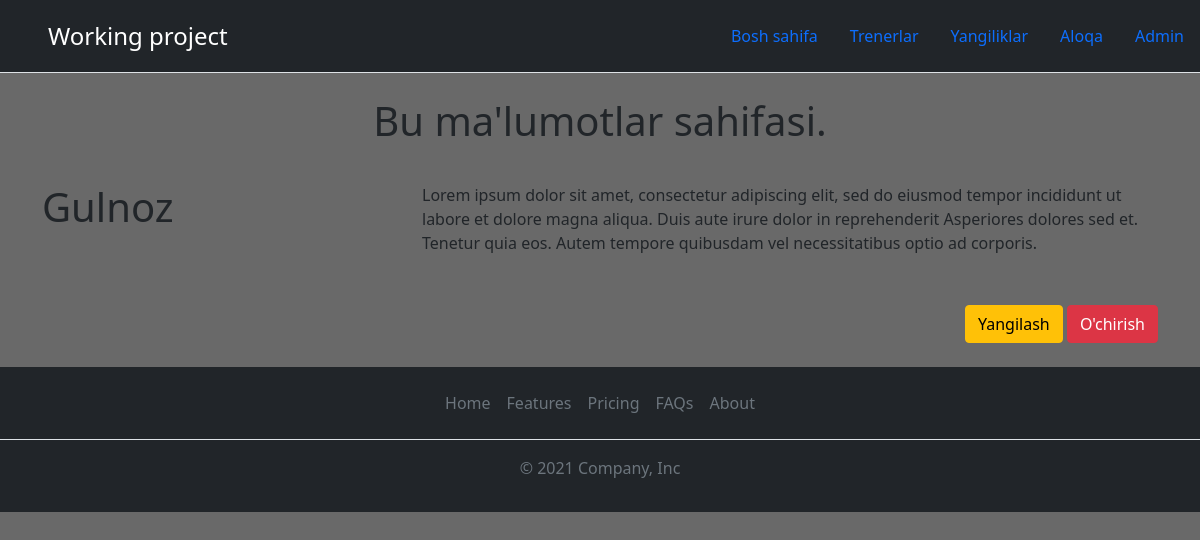
Page /leads/3/ on the committed database.
### leads/models.py (models this page shows, shortened)
class Lead(models.Model):
    familiyasi = models.CharField(max_length=20)
    ismi = models.CharField(max_length=20)
    yoshi = models.IntegerField(default=0)
    full = models.TextField()
    agent = models.ForeignKey("Agent", on_delete=models.CASCADE)

### leads/views.py (the view)
def leads_detail(request, pk):
    lead = get_object_or_404(models.Lead, id=pk)
    context = {
        "lead": lead
    }
    return render(request, "details.html", context)

### template/details.html (shortened to what this page needs)
{% extends "layout.html" %}
{% block content %}
<div class="container">
  <h1 class="text-center" style="padding-bottom: 30px;">Bu ma'lumotlar sahifasi. </h1>
  <div class="row">
    <div class="col-4">
     <h1> {{lead.failiyasi}} {{lead.ismi}}</h1>
    </div>
    <div class="col-8">
      {{lead.full}}
      <div style="float: right; padding-top: 50px;">
        <a href="/{{ lead.pk }}/update" class="btn btn-warning">Yangilash</a>
        <a href="/{{ lead.pk }}/delete" class="btn btn-danger">O'chirish</a>
      </div>
    </div>
  </div>
</div>
{% endblock content %}

### static/css/style.css (style rules this page uses)
body { background-color:dimgray; }

### rows in the picture
Lead: ismi "Gulnoz", full "Lorem ipsum dolor sit amet, consectetur adipiscing elit, sed do eiusmod tempor incididunt ut labore et dolore magna aliqua. Duis aute irure dolor in reprehenderit Asperiores dolores sed et. Tenetur quia eos. Autem tempore quibusdam vel necessitatibus optio ad corporis."
